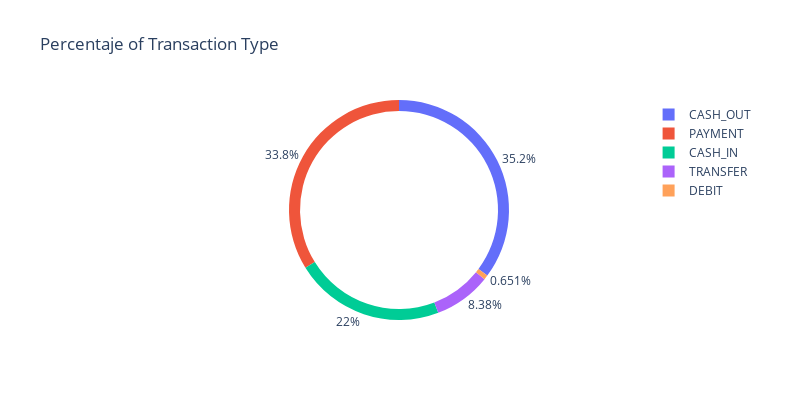
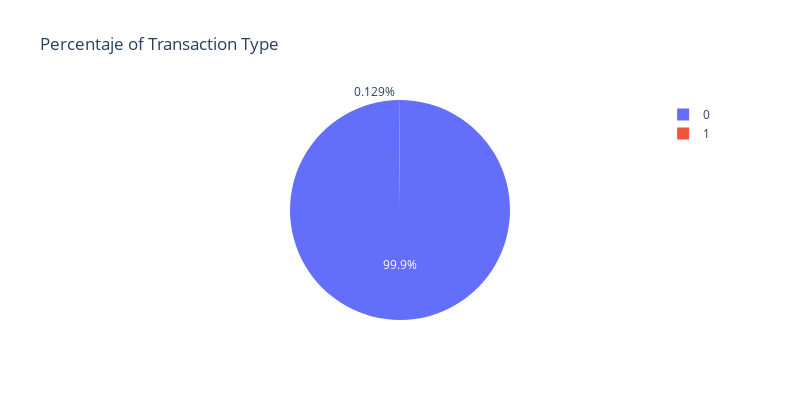

These figures' notebook cell, in order:
### Code cell
# Create a pie chart with the value counts of the 'type' column
fig1 = px.pie(data, 
             values=type_transaction, 
             names=type_transaction.index , hole = 0.9, 
             title="Percentaje of Transaction Type")

# Create a pie chart with the value counts of the 'isFraud' column
fig2 = px.pie(data, 
             values=fraud_transactions, 
             names=fraud_transactions.index ,
             title="Percentaje of Transaction Type") 

# Set the size of the first pie chart
fig1.update_layout(width=800, height=400)

# Set the size of the second pie chart
fig2.update_layout(width=800, height=400)

# Display the first pie chart
fig1.show()

# Display the second pie chart
fig2.show()

### Figure 1 — Plotly figure (JSON) as saved in the notebook; plotly's stock layout.template omitted (floating-point values rounded to 4 significant figures)
{"data": [{"domain": {"x": [0, 1], "y": [0, 1]}, "hole": 0.9, "hovertemplate": "label=%{label}<br>value=%{value}<extra></extra>", "labels": ["CASH_OUT", "PAYMENT", "CASH_IN", "TRANSFER", "DEBIT"], "legendgroup": "", "name": "", "showlegend": true, "type": "pie", "values": [2237500, 2151495, 1399284, 532909, 41432]}], "layout": {"height": 400, "legend": {"tracegroupgap": 0}, "title": {"text": "Percentaje of Transaction Type"}, "width": 800}}

### Figure 2 — Plotly figure (JSON) as saved in the notebook; plotly's stock layout.template omitted (floating-point values rounded to 4 significant figures)
{"data": [{"domain": {"x": [0, 1], "y": [0, 1]}, "hovertemplate": "label=%{label}<br>value=%{value}<extra></extra>", "labels": [0, 1], "legendgroup": "", "name": "", "showlegend": true, "type": "pie", "values": [6354407, 8213]}], "layout": {"height": 400, "legend": {"tracegroupgap": 0}, "title": {"text": "Percentaje of Transaction Type"}, "width": 800}}
